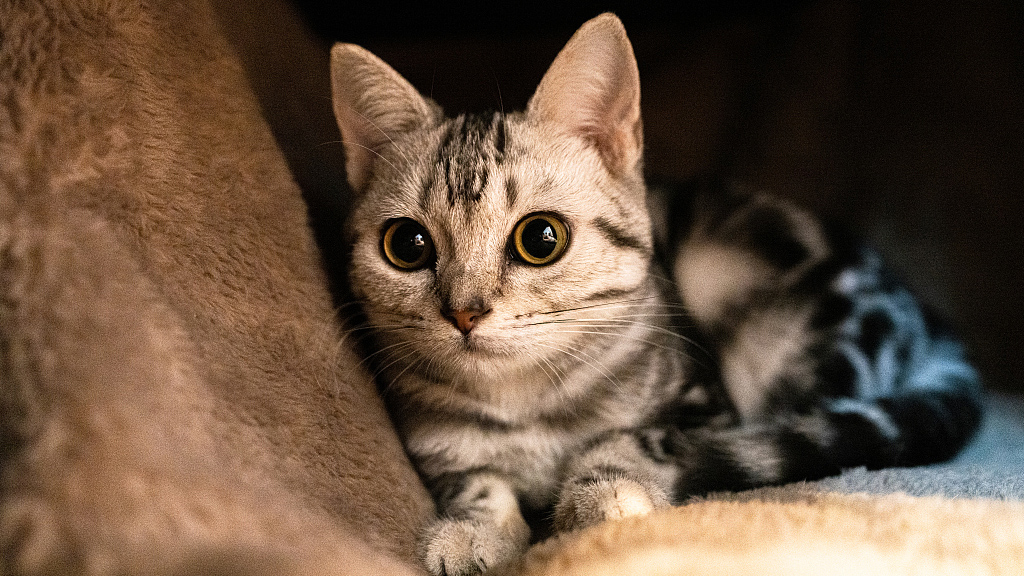
#> input picture computer_vision/cat.jpg, 1024 x 576 px
$ python first.py
#> lines starting #> are read from the running program, lines starting #| are printed output that depends on the picture
from PIL import Image

pil_im = Image.open('cat.jpg')
#> pil_im is the input picture: PIL image 1024x576 RGB; mean R, G, B 104.4, 82.8, 64.9
box = (100, 100, 300, 900)
region = pil_im.crop(box)
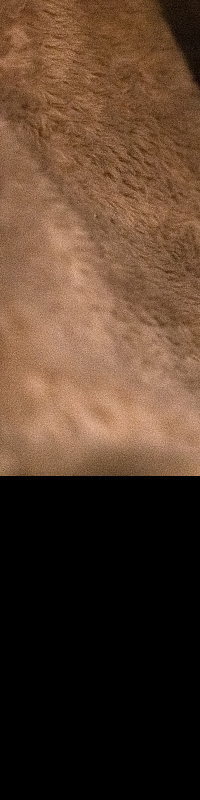
#> region: PIL image 200x800 RGB; mean R, G, B 84.9, 60.9, 43.6
region.show()
